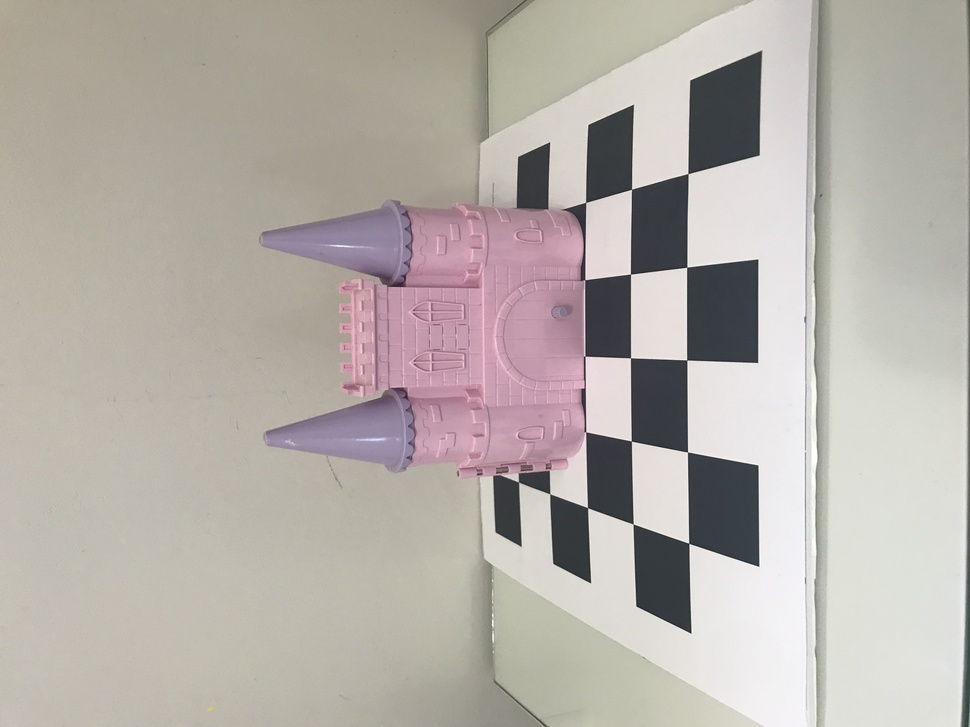
%> input picture Task 4/4b/IMG_8321.jpg, 970 x 727 px, shrunk from 4032 x 3024 before the run
$ octave vanishing_points.m   (GNU Octave 9; MATLAB toolbox functions it lacks are replaced by stand-ins)
%> lines starting %> are read from the running program, lines starting %| are printed output that depends on the picture; in (x1, y1, x2, y2) boxes, pixels count from 0 and x2, y2 are one past the last pixel; in counts of white or black regions, pixels touching at a corner belong together; the program's own positions count from 1
% https://github.com/engmubarak48/Vanishing-point-detection/blob/master/VPD.m

close all
clear
clc
% Vanishing Point Detection By ---Jama Hussein Mohamud----


%% Read the Image
image=imrotate(imread('IMG_8321.jpg'),-90);
%%
L = 0;      % number of pixels to be added around the image
ED = 0.8;   % Edge Threshold
ML = 50;    % MinLength of HoughPeaks
%%
Addpixel = padarray(image,[L L],255);
figure(1), imshow(Addpixel);title('Original image with pixels added around the image');
%%
%Convert the image to Grayscale
I=rgb2gray(Addpixel);
figure(2),imshow(I);title('Grayscale Image');

%%
% Thresholding
threshold=80;
I(I<threshold)=0;
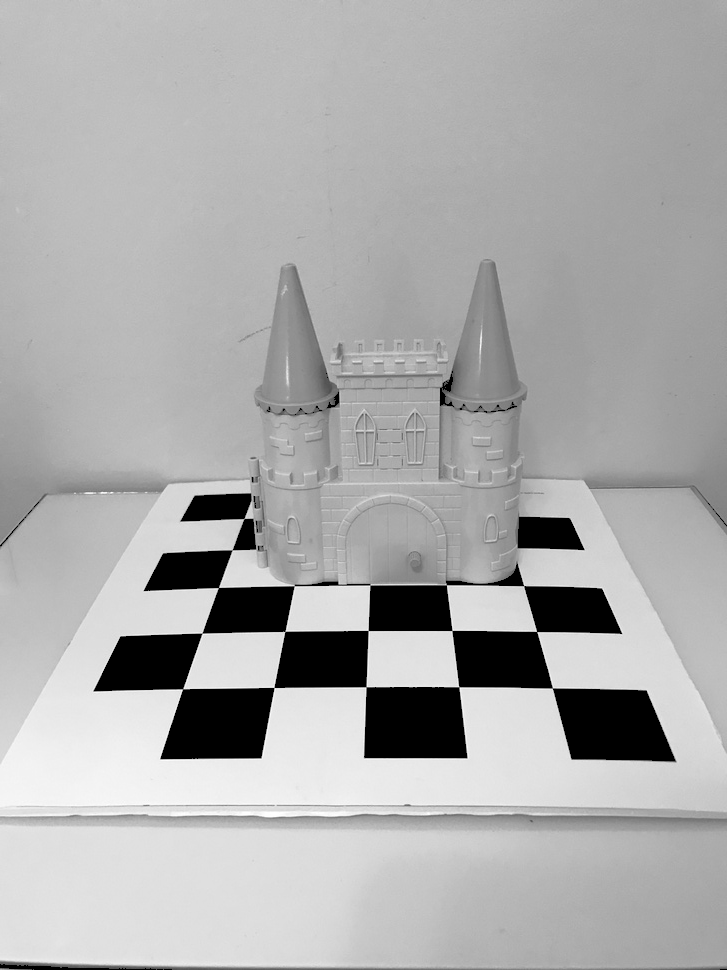
%> I: size 970x727 uint8; min 0, max 255, mean 172
I(I>=threshold)=1;
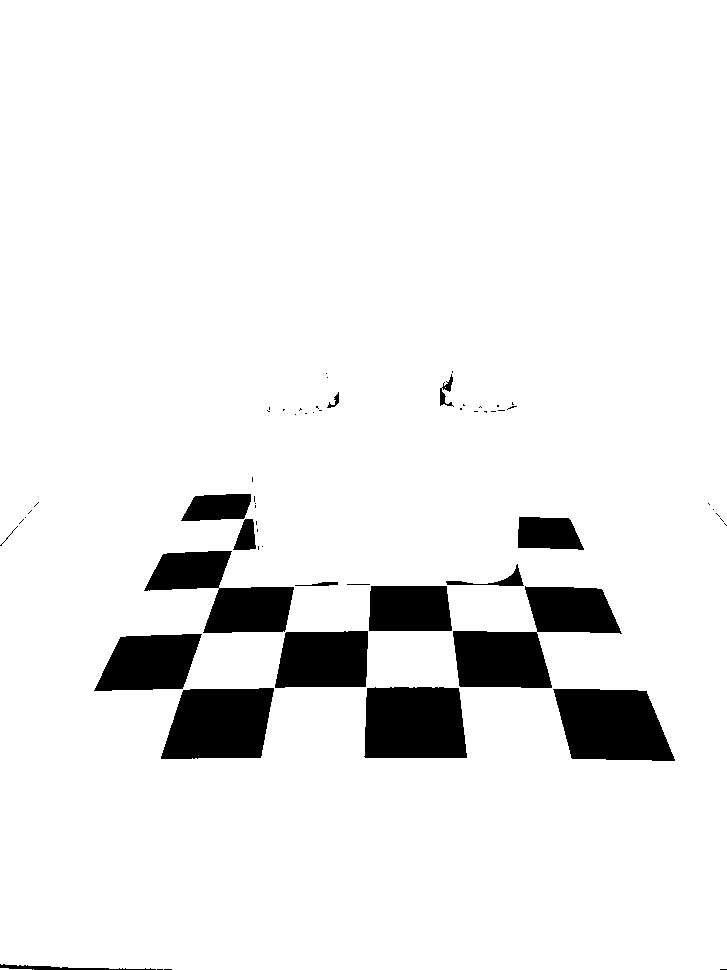
%> I: size 970x727 uint8; values 0 (black) and 1 (white), 92.5% white; 60 black regions (42 under 20 px), largest, box (x1, y1, x2, y2) and area: (453, 586, 622, 688) 8527, (364, 687, 467, 758) 6862, (553, 689, 675, 761) 6862
%%
%Edge Detection
edge=edge(I,'canny', ED);
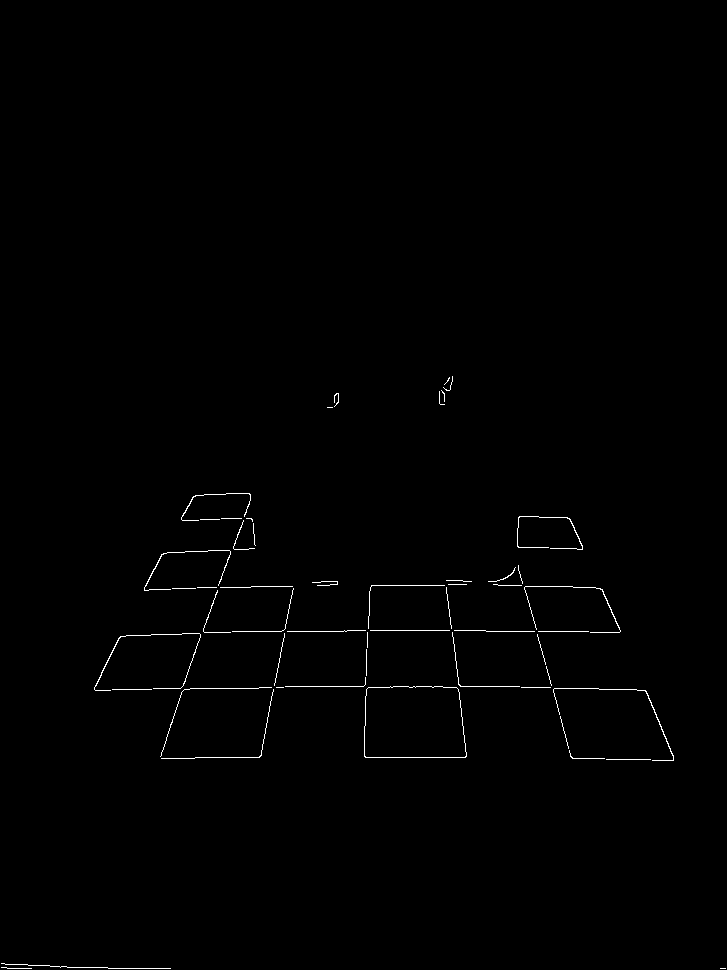
%> edge: size 970x727 logical; 0.54% white in thin lines or dots, all inside (x1, y1, x2, y2) = (1, 376, 726, 969)
figure(3),imshow(edge);title('detected edge image with appropriate threshold value');

%% Apply Hough Transform
[H,theta,rho] = hough(edge);
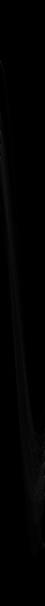
%> H: size 2423x180 double (shown at 1/4 size); min 0, max 211, mean 1.6
%> theta = 180 values from -90 to 89; rho = 2423 values from -1211 to 1211
figure(4), imshow(imadjust(mat2gray(H)),[],'XData',theta,'YData',rho,'InitialMagnification','fit');
%> after `imshow(imadjust(mat2gray(H)),[],'XData',theta,'YData',rho,'InitialMagn`:
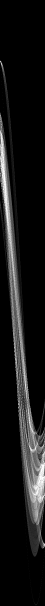
%> displayed picture: size 2423x180, on the screen's scale of 0 to 255 (shown at 1/4 size); min 0, max 255, mean 24
title('Hough transform');
xlabel('\theta (degrees)'), ylabel('\rho');
axis on, axis normal, hold on;
colormap(hot)

%% Find the Hough peaks
P = houghpeaks(H,10,'threshold',ceil(0.3*max(H(:))));
%> P = [581 1; 526 1; 455 1; 1618 111; 627 1; 1536 68; 249 3; 1583 84; 1567 76; 1612 102]
p_x = theta(P(:,2));
%> p_x = [-90 -90 -90 20 -90 -23 -88 -7 -15 11]
p_y = rho(P(:,1));
%> p_y = [-631 -686 -757 406 -585 324 -963 371 355 400]
plot(p_x,p_y,'s','color','black');
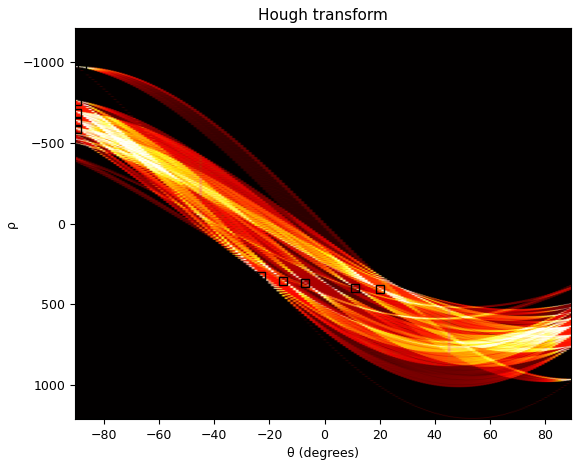
%> figure redrawn from the program's plot data

%% Obtain the lines from Hough Lines
lines = houghlines(edge,theta,rho,P,'FillGap',5,'MinLength',ML);
%> lines = 11 lines; longest, point1 to point2 (x, y): (487, 632) to (589, 632), (366, 758) to (466, 758), (286, 687) to (364, 687), (372, 586) to (445, 586), (646, 691) to (674, 758), (554, 692) to (571, 757)
figure(5), imshow(Addpixel), hold on

% Plot vanishing point from Hough lines =[ Intersection of the lines]
for k = 1:length(lines)
lk = [lines(k).point1; lines(k).point2];
 slope = @(line) (line(2,2) - line(1,2))/(line(2,1) - line(1,1));
   intercept = @(line,m) line(1,2) - m*line(1,1);
   s = slope(lk);
   in = intercept(lk, s);
   x = linspace(0, length(edge));
   y = s*x + in;
   plot(x ,y ,'LineWidth',1.3,'Color','yellow'); hold on
end
%> this loop made 11 passes
%> (lk, s, in) on passes 1 to 8: ([288 632; 347 632], 0, 632), ([487 632; 589 632], 0, 632), ([286 687; 364 687], 0, 687), ([391 687; 443 687], 0, 687), ([461 687; 520 687], 0, 687), ([196 758; 260 758], 0, 758), ([366 758; 466 758], 0, 758), ([372 586; 445 586], 0, 586)


yline(223.165, '--', 'LineWidth', 1, 'Color', 'blue'); hold on;
yline(590.464, '--', 'LineWidth', 1, 'Color', 'blue'); hold on;
yline(406.8145, 'LineWidth', 1, 'Color', 'blue'); hold on;
plot(1629.09, 406.8145, 'Marker','p','MarkerSize',10, 'MarkerFaceColor','red')
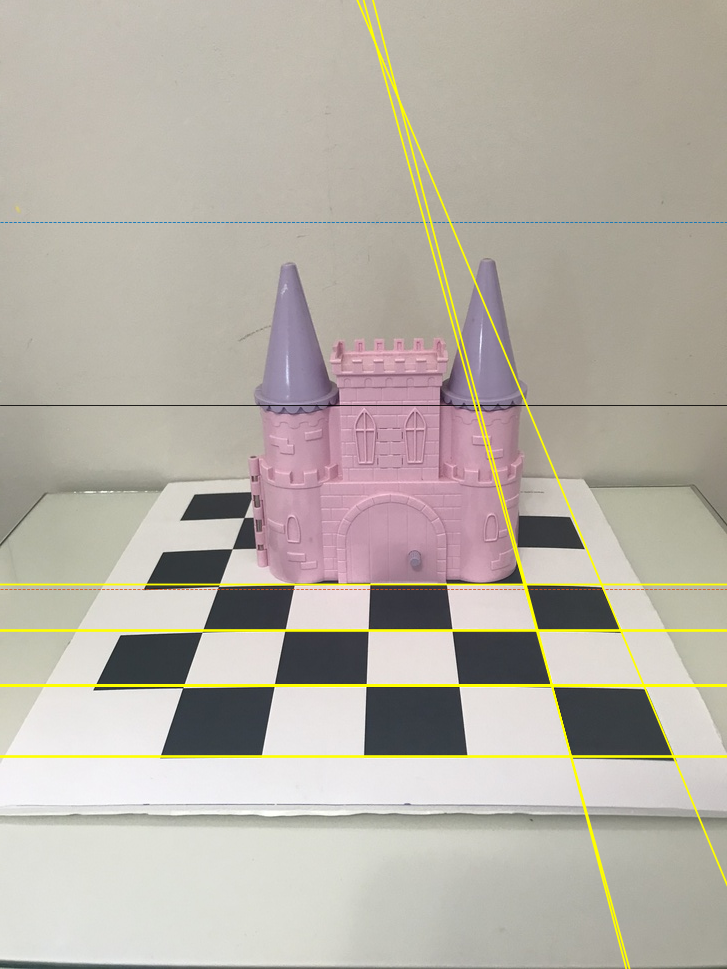
%> figure redrawn from the program's plot data

$ run again, with Task 4/4b/IMG_7927.jpg copied over Task 4/4b/IMG_8321.jpg
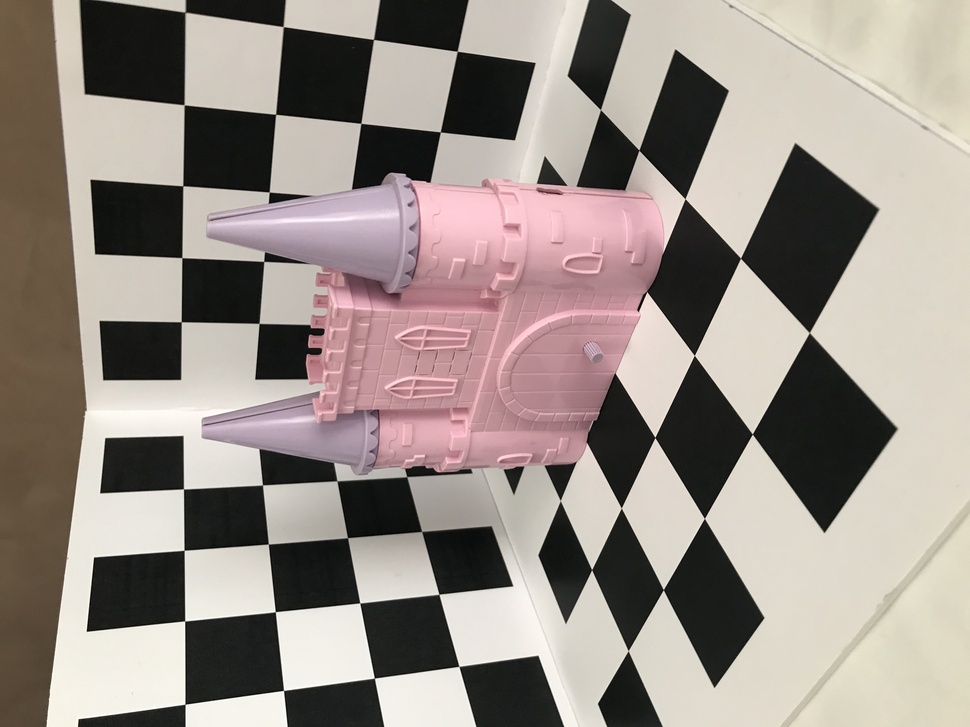
%> input picture Task 4/4b/IMG_7927.jpg, 970 x 727 px, shrunk from 4032 x 3024 before the run
%> `I(I>=threshold)=1;`:
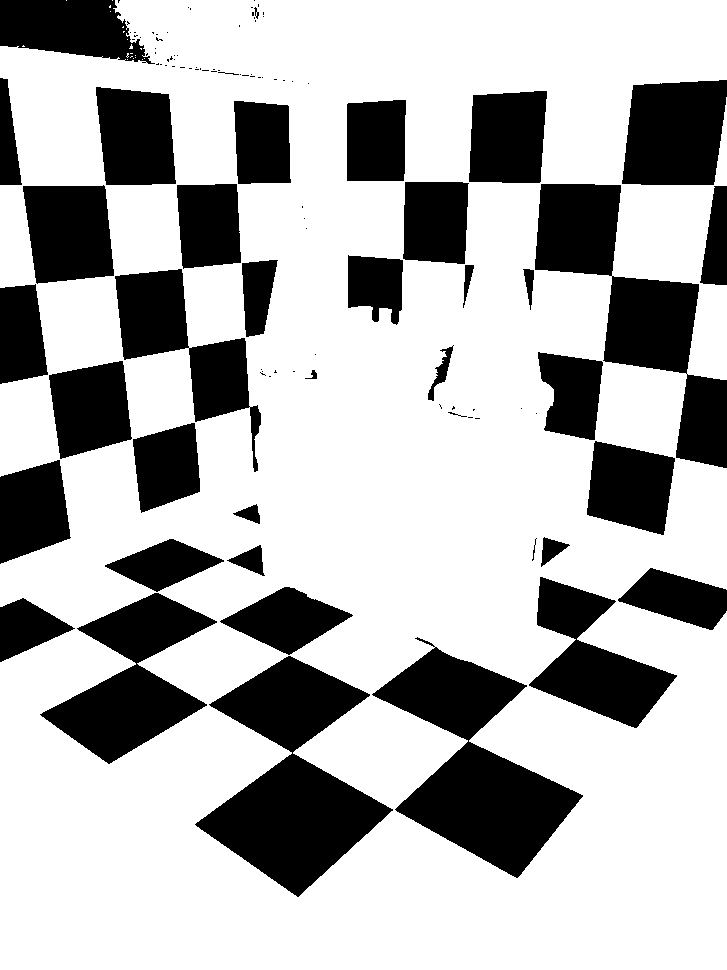
%> I: size 970x727 uint8; values 0 (black) and 1 (white), 70.8% white; 110 black regions (70 under 20 px), largest, box (x1, y1, x2, y2) and area: (195, 656, 393, 897) 22242, (372, 637, 583, 878) 20740, (535, 184, 727, 468) 18471
%> edge: size 970x727 logical; 1.7% white in thin lines or dots
%> theta = 180 values from -90 to 89; rho = 2423 values from -1211 to 1211
%> P = [706 31; 1207 83; 2071 138; 1439 88; 1943 99; 1297 85; 1039 2; 775 23; 1849 97; 1922 150]
%> p_x = [-60 -8 47 -3 8 -6 -89 -68 6 59]
%> p_y = [-506 -5 859 227 731 85 -173 -437 637 710]
%> lines = 14 lines; longest, point1 to point2 (x, y): (78, 630) to (327, 773), (292, 654) to (112, 763), (530, 686) to (635, 728), (7, 79) to (21, 182), (96, 88) to (106, 183), (48, 372) to (60, 457)
%> the loop `for k = 1:length(lines)` made 14 passes
%> (lk, s, in) on passes 1 to 8: ([23 598; 73 627], 0.58, 584.7), ([78 630; 327 773], 0.574, 585.2), ([7 79; 21 182], 7.36, 27.5), ([36 286; 46 360], 7.4, 19.6), ([48 372; 60 457], 7.08, 32), ([615 603; 561 654], -0.944, 1183.8), ([392 811; 334 865], -0.931, 1176), ([242 265; 246 335], 17.5, -3970)
%> `plot(1629.09, 406.8145, 'Marker','p','MarkerSize',10, 'MarkerFaceColor..`:
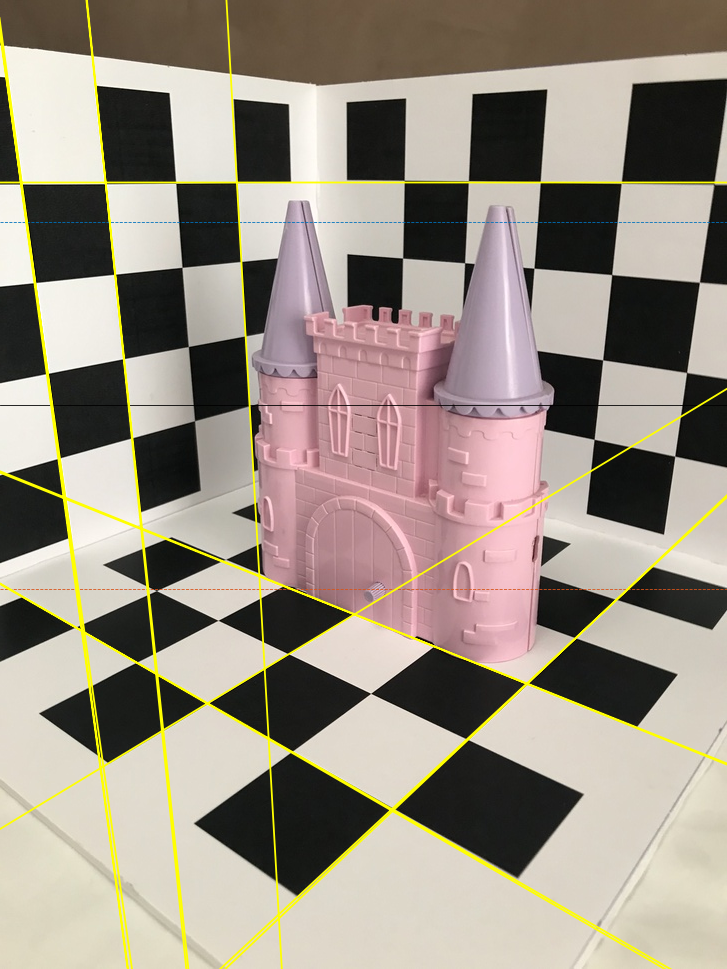
%> figure redrawn from the program's plot data
